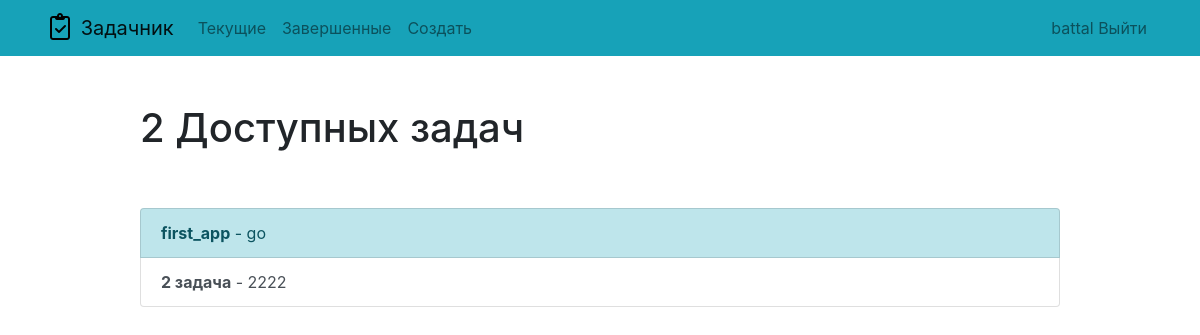
/current/ (signed in), run on an earlier commit of the app's database.
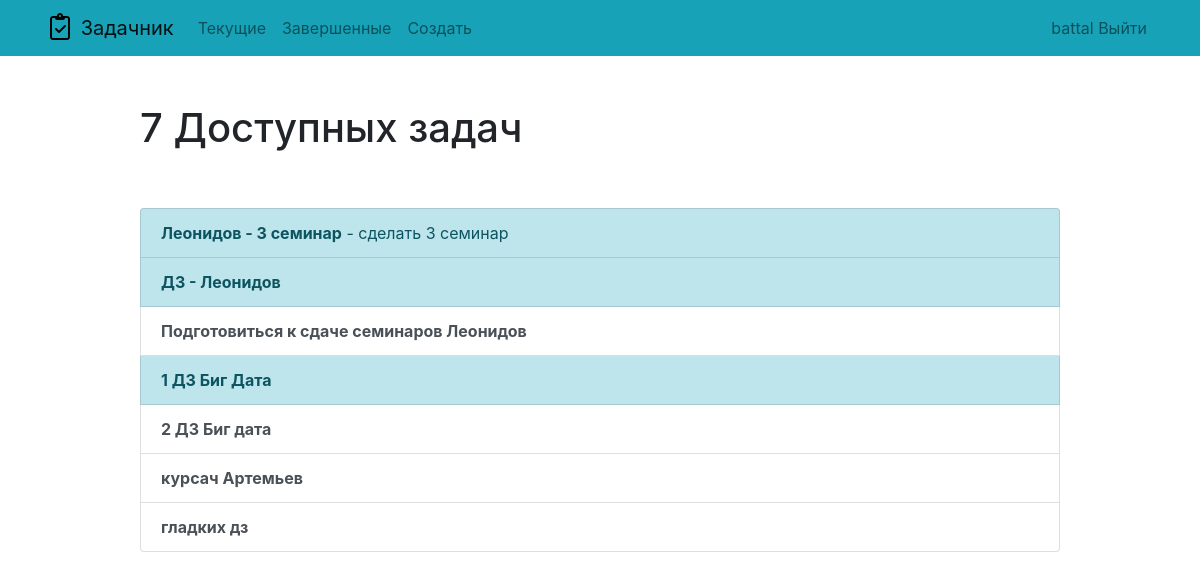
And on a later commit of the database.
### todo/models.py (models this page shows, shortened)
class Todo(models.Model):
    title = models.CharField(max_length=200)
    description = models.TextField(blank=True)  # blank не обязательное поле
    date_created = models.DateTimeField(auto_now_add=True)
    date_end = models.DateTimeField(null=True, blank=True)
    important = models.BooleanField(default=False)
    user = models.ForeignKey(User, on_delete=models.CASCADE)

### todo/views.py (the view)
# urls.py: path('current/', views.currenttodos, name='currenttodos'),
@login_required
def currenttodos(request):
    todos = Todo.objects.filter(user=request.user, date_end__isnull=True)
    return render(request, "todo/currenttodos.html", {'todos': todos})

### todo/templates/todo/currenttodos.html
{% extends "todo/base.html" %}
{% block content %}
    <div class="row justify-content-center mt-5">
        <div class="col-md-10">
            {% if todos %}
                 <h1>
                     {{ todos.count }} Доступных задач</h1>
            {% else %}
                <h1>Текущие задачи</h1>
            {% endif %}
        </div>
    </div>
    <div class="row justify-content-center mt-5">
        <div class="col-md-10">
        {% if todos %}
            <div class="list-group">
                {% for todo in todos %}
                    <a href="{% url 'viewtodo' todo.id %}" class="list-group-item list-group-item-action {% if todo.important %} list-group-item-info {% endif %}"><b>{{ todo.title }}</b>{% if todo.description %} - {{ todo.description|truncatechars:30 }}{% endif %}</a>
                {% endfor %}
            </div>
        {% else %}
            <div class="text-center">
                <h2>Похоже у тебя нет никаких дел!</h2>
            <br>
            <a role="button" class="btn btn-primary" href="{% url 'createtodo' %}">Новая задача</a>
            </div>
        {% endif %}
        </div>
    </div>
{% endblock %}

### todo/templates/todo/base.html (shortened to what this page needs)
<!doctype html>
{% load static %}
<html lang="ru">
<head>
    <link rel="stylesheet" href="https://stackpath.bootstrapcdn.com/bootstrap/4.4.1/css/bootstrap.min.css">
</head>
<body>
<nav class="navbar navbar-expand-md navbar-light  bg-info">
<div class="container">
    <a class="navbar-brand" href="{% url 'home' %}">
         <img src="{% static 'todo/logo1.png' %}" width="30" height="30" class="d-inline-block align-top">
        <span>Задачник</span>
    </a>
    <div class="collapse navbar-collapse" id="navbarNav">
    {% if user.is_authenticated %}
        <ul class="navbar-nav mr-auto">
                <li class="nav-item {{ current }}">
                    <a class="nav-link" href="{% url 'currenttodos' %}">Текущие</a>
                </li>
                <li class="nav-item {{ completed }}">
                    <a class="nav-link" href="{% url 'completedtodos' %}">Завершенные</a>
                </li>
                <li class="nav-item {{ create }}">
                    <a class="nav-link" href="{% url 'createtodo' %}">Создать</a>
                </li>
        </ul>
    {% endif %}
    <ul class="navbar-nav ml-auto">
            {% if user.is_authenticated %}
                <li class="nav-item">
                    <a href="#" onclick="$('#signOutBtn').click()" class="nav-link"> {{ user }} Выйти</a>
                </li>
            {% endif %}
        </ul>
    </div>
</div>
</nav>
<div class="container">
{% block content %}{% endblock %}
</div>
</body>
</html>

What changed in the data, as far as the page shows it:
removed Todo: title "first_app", description "go", important True (drawn)
removed Todo: title "2 задача", description "2222", important False (drawn)
added Todo: title "Леонидов - 3 семинар", description "сделать 3 семинар", important True (drawn)
added Todo: title "ДЗ - Леонидов", important True (drawn)
added Todo: title "Подготовиться к сдаче семинаров Леонидов"
added Todo: title "1 ДЗ Биг Дата", important True (drawn)
added Todo: title "2 ДЗ Биг дата"
added Todo: title "курсач Артемьев"
added Todo: title "гладких дз"
Also different on the page:
{{ todos.count }}: "2" → "7"
